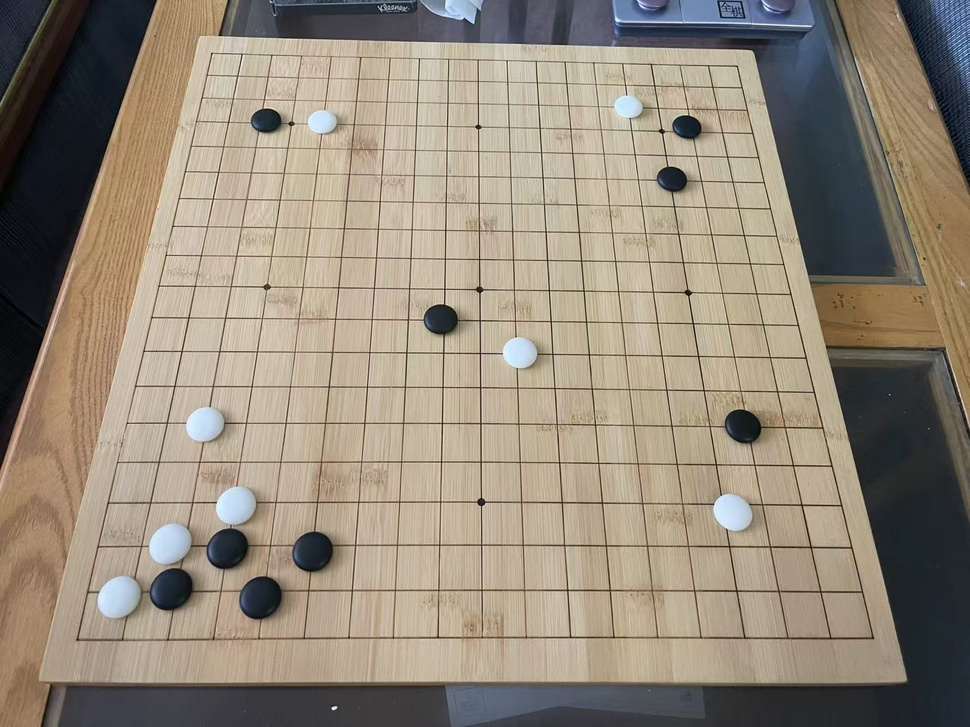
#> input picture data/raw/Homeboard4.jpg, 970 x 727 px, shrunk from 1702 x 1276 before the run
$ python ToushiTest3.py
#> lines starting #> are read from the running program, lines starting #| are printed output that depends on the picture; after the words box and inside, x2 and y2 are one past the last pixel; in counts of white or black regions, pixels touching at a corner belong together
import cv2
import numpy as np

# [14 lines left out: function line_intersection, not called in this run]

def fix_board_corners_improved(detected_points):
    """
    改进的棋盘角点修复，处理倾斜棋盘的情况
    """
    points = np.array(detected_points)

    print("原始检测点：")
    for i, pt in enumerate(points):
        print(f"  点{i+1}: ({pt[0]}, {pt[1]})")

    # 更智能的角点识别方法
    # 先按x坐标排序，找到最左和最右的点
    sorted_by_x = sorted(points, key=lambda p: p[0])
    leftmost = sorted_by_x[:2]  # 最左边的两个点
    rightmost = sorted_by_x[2:]  # 最右边的两个点

    # 在左边的两个点中，y较小的是左上，y较大的是左下
    if leftmost[0][1] < leftmost[1][1]:
        left_top_partial = leftmost[0]
        left_bottom = leftmost[1]
    else:
        left_top_partial = leftmost[1]
        left_bottom = leftmost[0]

    # 在右边的两个点中，y较小的是右上，y较大的是右下
    if rightmost[0][1] < rightmost[1][1]:
        right_top = rightmost[0]
        right_bottom = rightmost[1]
    else:
        right_top = rightmost[1]
        right_bottom = rightmost[0]

    print("\n识别的角点：")
    print(f"左上角(可能被切): {left_top_partial}")
    print(f"左下角: {left_bottom}")
    print(f"右上角: {right_top}")
    print(f"右下角: {right_bottom}")

    # 判断左上角是否被切掉（x坐标接近0）
    if left_top_partial[0] < 20:  # 如果x坐标很小，说明被左边缘切掉了
        print("\n左上角被切掉，需要计算真实位置")

        # 方法：利用棋盘的平行四边形特性
        # 左边线：从left_bottom延伸到left_top_partial的方向
        left_direction = np.array(left_top_partial) - np.array(left_bottom)

        # 上边线：从right_top延伸，方向应该与下边线平行
        # 下边线方向：从left_bottom到right_bottom
        bottom_direction = np.array(right_bottom) - np.array(left_bottom)

        # 上边线：从right_top开始，沿着与bottom_direction相反的方向
        top_line_start = np.array(right_top) - bottom_direction * 2  # 延长2倍确保相交
        top_line_end = np.array(right_top) + bottom_direction * 0.5

        # 左边线：从left_bottom延伸
        left_line_start = np.array(left_bottom)
        left_line_end = np.array(left_bottom) + left_direction * 2  # 延长

        # 计算两线交点
        left_line = (left_line_start[0], left_line_start[1], left_line_end[0], left_line_end[1])
        top_line = (top_line_start[0], top_line_start[1], top_line_end[0], top_line_end[1])

        true_left_top = line_intersection(left_line, top_line)

        if true_left_top is None:
            print("交点计算失败，使用几何估算")
            # 备用方案：基于平行四边形的向量关系
            # left_top = right_top + (left_bottom - right_bottom)
            true_left_top = np.array(right_top) + (np.array(left_bottom) - np.array(right_bottom))
            true_left_top = tuple(true_left_top)

        print(f"计算的真实左上角: ({true_left_top[0]:.1f}, {true_left_top[1]:.1f})")

    else:
        true_left_top = tuple(left_top_partial)
        print("左上角未被切掉")

    # 验证结果的合理性
    print(f"\n棋盘倾斜分析：")
    print(f"左边高度差: {abs(left_bottom[1] - true_left_top[1]):.1f}")
    print(f"右边高度差: {abs(right_bottom[1] - right_top[1]):.1f}")
    print(f"上边倾斜: {abs(right_top[1] - true_left_top[1]):.1f}")
    print(f"下边倾斜: {abs(right_bottom[1] - left_bottom[1]):.1f}")

    # 返回修正后的四个角点：左上、右上、右下、左下
    corrected_corners = np.array([
        true_left_top,
        right_top,
        right_bottom,
        left_bottom
    ], dtype="float32")

    return corrected_corners

# 读取图像
image_path = "../data/raw/Homeboard4.jpg"
img = cv2.imread(image_path)
#> img is the input picture: shape (727, 970, 3); mean B, G, R 121.8, 137.3, 148.2

if img is None:
    print("没找到照片", image_path)
    exit()

print(f"读取图像: {image_path}")
print(f"图像尺寸: {img.shape[1]} x {img.shape[0]}")
#| 图像尺寸: 970 x 727

cv2.imshow("orginal picture", img)

im_gray = cv2.cvtColor(img, cv2.COLOR_BGR2GRAY)
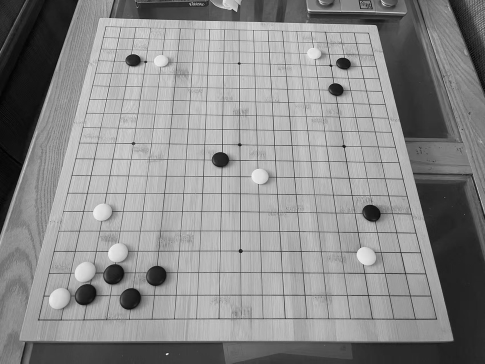
#> im_gray: shape (727, 970) (shown at 1/2 size); min 0, max 253, mean 138.8
im_gray = cv2.GaussianBlur(im_gray, (3,3), 0)
im_edge = cv2.Canny(im_gray, 30, 50)
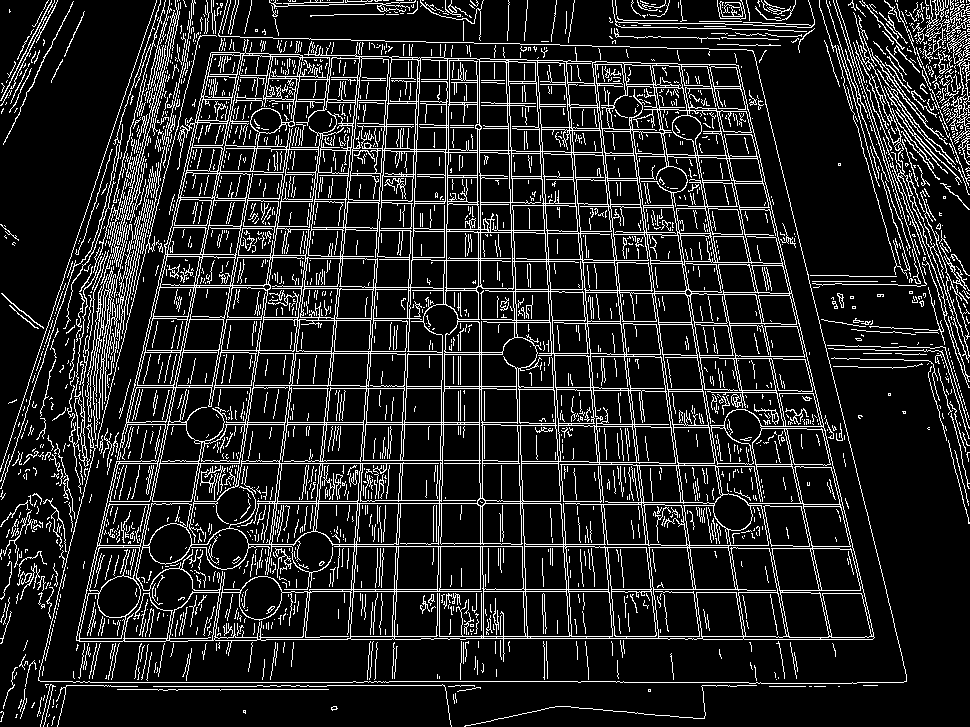
#> im_edge: shape (727, 970); 13.9% white in thin lines or dots
cv2.imshow('Go', im_edge)

contours, hierarchy = cv2.findContours(im_edge, cv2.RETR_EXTERNAL, cv2.CHAIN_APPROX_SIMPLE)
#> contours = 1037 contours, 993 with area under 20; largest, box (x1, y1, x2, y2) and area: (76, 39, 875, 662) 383138, (85, 267, 116, 440) 553, (943, 4, 970, 165) 500, (853, 12, 970, 388) 334, (74, 250, 109, 467) 196
detected_points, area = None, 0
for item in contours:
    hull = cv2.convexHull(item)
    epsilon = 0.1 * cv2.arcLength(hull, True)
    approx = cv2.approxPolyDP(hull, epsilon, True)
    if len(approx) == 4 and cv2.isContourConvex(approx):
        a = cv2.contourArea(approx)
        if a > area:
            area = a
            detected_points = np.reshape(approx, (4, 2))
#> this loop made 1037 passes
#> (epsilon, a, area, detected_points) on passes 152, 305, 669, 823: (1.97, 20.5, 20.5, [[40, 527], [34, 529], [33, 525], [37, 524]]), (2.53, 33.5, 33.5, [[940, 354], [939, 363], [935, 362], [935, 356]]), (9.59, 487.5, 487.5, [[942, 78], [965, 94], [959, 113], [942, 104]]), (252.4, 384334.5, 384334.5, [[738, 65], [872, 639], [76, 640], [211, 52]])
#> after the loop, area = 457003; detected_points = [[906, 681], [38, 680], [227, 0], [753, 51]]

if detected_points is None:
    print('在图像文件中找不到棋盘！')
    exit()

print('='*50)
print('原始检测到的四个点：')
for i, pt in enumerate(detected_points):
    print(f'  点{i+1}: ({pt[0]},{pt[1]})')
#> this loop made 4 passes
#> (printed output is left out)

# 使用改进的角点修复方法
rect = fix_board_corners_improved(detected_points)
#> the loop in fix_board_corners_improved, `for i, pt in enumerate(points):` made 4 passes
#> (printed output is left out)
#> in fix_board_corners_improved, `sorted_by_x = sorted(points, key=lambda p: p[0])`: sorted_by_x = [[38, 680], [227, 0], [753, 51], [906, 681]]
#> in fix_board_corners_improved, `leftmost = sorted_by_x[:2]`: leftmost = [[38, 680], [227, 0]]
#> in fix_board_corners_improved, `rightmost = sorted_by_x[2:]`: rightmost = [[753, 51], [906, 681]]
#> in fix_board_corners_improved, `left_top_partial = leftmost[1]`: left_top_partial = [227, 0]
#> in fix_board_corners_improved, `left_bottom = leftmost[0]`: left_bottom = [38, 680]
#> in fix_board_corners_improved, `right_top = rightmost[0]`: right_top = [753, 51]
#> in fix_board_corners_improved, `right_bottom = rightmost[1]`: right_bottom = [906, 681]
#| 左上角(可能被切): [227   0]
#| 左下角: [ 38 680]
#| 右上角: [753  51]
#| 右下角: [906 681]
#> in fix_board_corners_improved, `true_left_top = tuple(left_top_partial)`: true_left_top = (227, 0)
#| 左边高度差: 680.0
#| 右边高度差: 630.0
#| 上边倾斜: 51.0
#| 下边倾斜: 1.0
#> in fix_board_corners_improved, `corrected_corners = np.array([ true_left_top, right_top, right_bottom,..`: corrected_corners = [[227, 0], [753, 51], [906, 681], [38, 680]]
#> rect = [[227, 0], [753, 51], [906, 681], [38, 680]]

print('='*50)
print('修复后的棋盘坐标：')
print(f'  左上角：({rect[0][0]:.1f},{rect[0][1]:.1f})')
#|   左上角：(227.0,0.0)
print(f'  右上角：({rect[1][0]:.1f},{rect[1][1]:.1f})')
#|   右上角：(753.0,51.0)
print(f'  右下角：({rect[2][0]:.1f},{rect[2][1]:.1f})')
#|   右下角：(906.0,681.0)
print(f'  左下角：({rect[3][0]:.1f},{rect[3][1]:.1f})')
#|   左下角：(38.0,680.0)

# 在原图上标记角点
im = np.copy(img)
colors = [(0,0,255), (0,255,0), (255,0,0), (255,255,0)]  # 红绿蓝黄
labels = ['LT', 'RT', 'RB', 'LB']

for i, (p, color, label) in enumerate(zip(rect, colors, labels)):
    x, y = int(p[0]), int(p[1])
    cv2.circle(im, (x, y), 15, color, -1)
    cv2.putText(im, label, (x+20, y-20), cv2.FONT_HERSHEY_SIMPLEX, 1.5, color, 3)
#> this loop made 4 passes
#> (color, label, x, y) on passes 1 to 4: ((0, 0, 255), 'LT', 227, 0), ((0, 255, 0), 'RT', 753, 51), ((255, 0, 0), 'RB', 906, 681), ((255, 255, 0), 'LB', 38, 680)
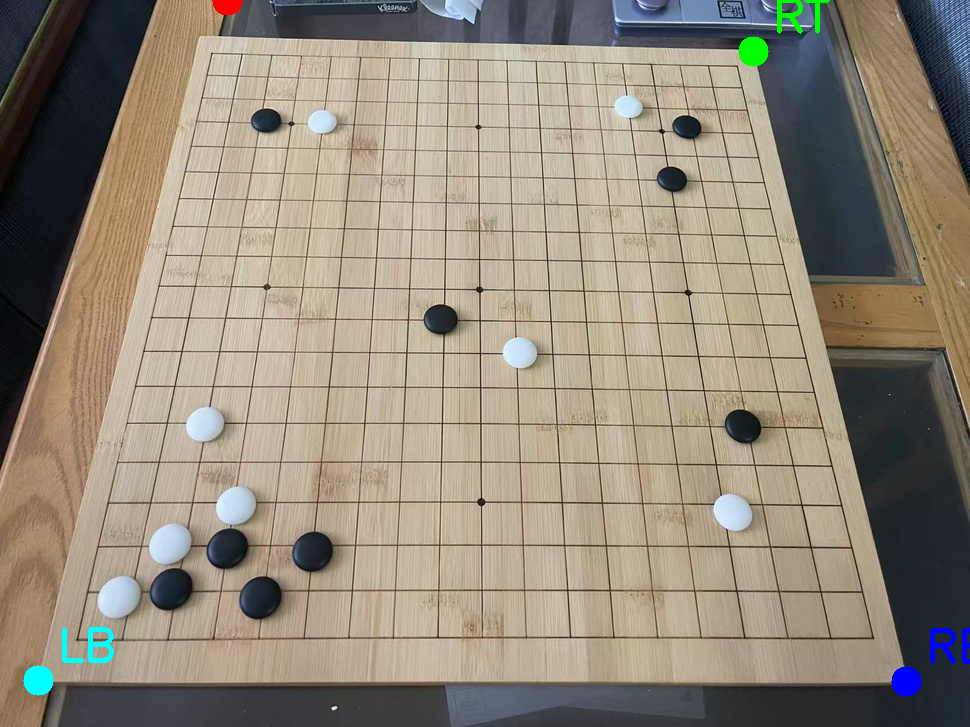
#> im: shape (727, 970, 3); 0.66% of pixels changed, all inside (x1, y1, x2, y2) = (23, 0, 970, 697)

# 如果左上角在图像外，画箭头指示
if rect[0][0] < 0:
    arrow_y = int(rect[0][1])
    cv2.arrowedLine(im, (50, arrow_y), (10, arrow_y), (0,0,255), 5)
    cv2.putText(im, f'Real LT({rect[0][0]:.0f},{rect[0][1]:.0f})',
                (60, arrow_y-20), cv2.FONT_HERSHEY_SIMPLEX, 1, (0,0,255), 2)

cv2.imshow('detected corners', im)

# 设置透视变换
output_size = 1000
margin = 50

# 目标坐标：左上、右上、右下、左下
pts1 = np.float32([
    [margin, margin],                    # 左上角
    [output_size - margin, margin],      # 右上角
    [output_size - margin, output_size - margin],  # 右下角
    [margin, output_size - margin]       # 左下角
])

pts2 = rect
#> pts2 = [[227, 0], [753, 51], [906, 681], [38, 680]]

print("="*50)
print("透视变换映射:")
labels = ['左上', '右上', '右下', '左下']
for i in range(4):
    print(f"  {labels[i]}: ({pts2[i][0]:.1f},{pts2[i][1]:.1f}) -> ({pts1[i][0]:.0f},{pts1[i][1]:.0f})")
#> this loop made 4 passes
#|   左上: (227.0,0.0) -> (50,50)
#|   右上: (753.0,51.0) -> (950,50)
#|   右下: (906.0,681.0) -> (950,950)
#|   左下: (38.0,680.0) -> (50,950)

# 生成透视变换矩阵
m = cv2.getPerspectiveTransform(pts2, pts1)
#> m = [[1.45, 0.452, -282.6], [-0.212, 2.11, 95.52], [-0.000221, 0.000902, 1]]

# 执行透视变换
board_gray = cv2.warpPerspective(im_gray, m, (output_size, output_size))
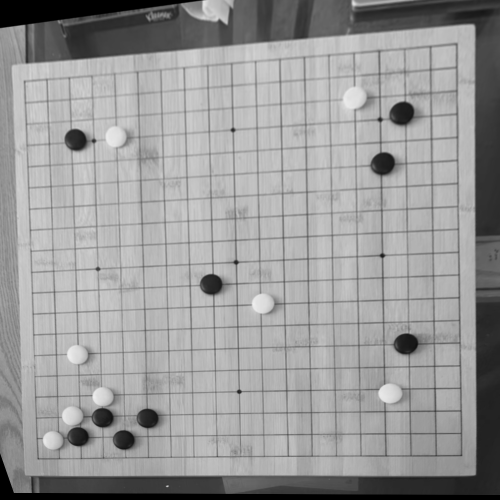
#> board_gray: shape (1000, 1000) (shown at 1/2 size); min 0, max 240, mean 152.5
board_bgr = cv2.warpPerspective(img, m, (output_size, output_size))
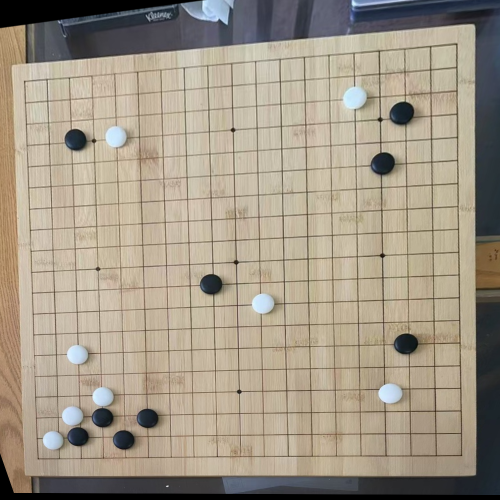
#> board_bgr: shape (1000, 1000, 3) (shown at 1/2 size); mean B, G, R 134.5, 151.2, 161.8

cv2.imshow('transformed board', board_gray)
cv2.imshow('transformed board color', board_bgr)

# 保存结果
cv2.imwrite('transformed_board.jpg', board_bgr)
print("变换后的棋盘已保存为 transformed_board.jpg")

print("\n按任意键继续...")
cv2.waitKey(0)
cv2.destroyAllWindows()

$ run again, with data/raw/Homeboard2.jpg copied over data/raw/Homeboard4.jpg
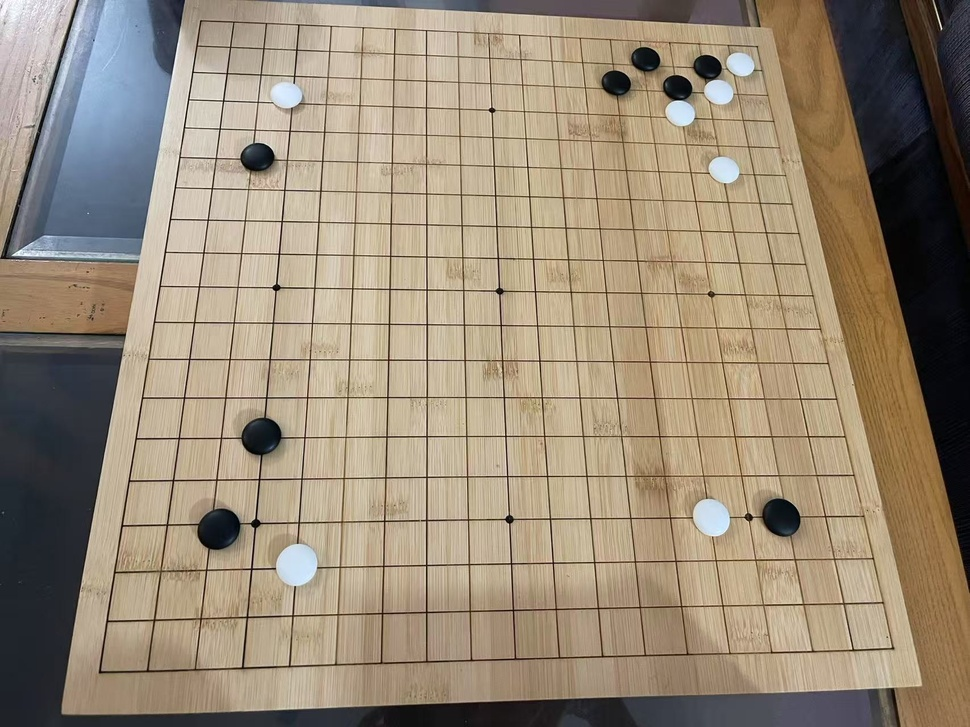
#> input picture data/raw/Homeboard2.jpg, 970 x 727 px, shrunk from 1707 x 1280 before the run
#> img is the input picture: shape (727, 970, 3); mean B, G, R 119.2, 139.1, 153.5
#| 图像尺寸: 970 x 727
#> `im_edge = cv2.Canny(im_gray, 30, 50)`:
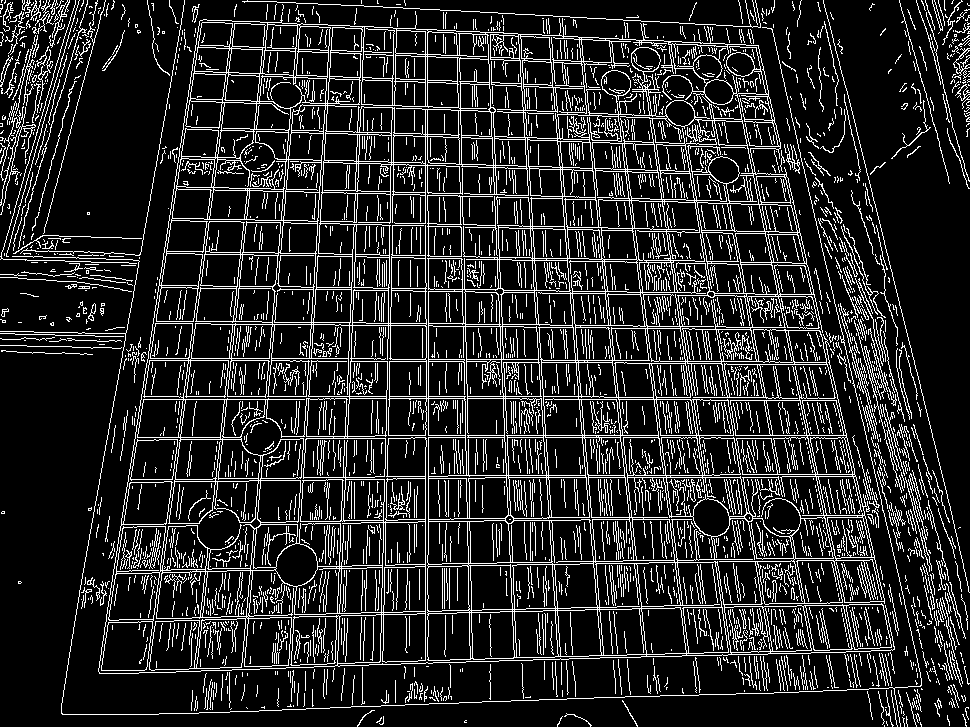
#> im_edge: shape (727, 970); 15.2% white in thin lines or dots
#> contours = 991 contours, 962 with area under 20; largest, box (x1, y1, x2, y2) and area: (98, 11, 895, 674) 418743, (49, 0, 70, 48) 90, (854, 320, 886, 440) 80, (0, 55, 13, 87) 78, (953, 48, 970, 80) 74
#> the loop `for item in contours:` made 991 passes
#> (epsilon, a, area, detected_points) on passes 299, 303, 500, 854: (2.05, 22.5, 22.5, [[776, 564], [776, 569], [771, 570], [771, 566]]), (3.27, 60, 60, [[790, 563], [794, 571], [790, 575], [784, 569]]), (4.97, 137.5, 137.5, [[813, 320], [803, 325], [796, 311], [809, 312]]), (281.6, 463867.5, 463867.5, [[921, 685], [62, 714], [12, 256], [771, 28]])
#> after the loop `for item in contours:`: area = 463867.5
#> the loop `for i, pt in enumerate(detected_points):` made 4 passes
#> pt on passes 1 to 4: [921, 685], [62, 714], [12, 256], [771, 28]
#> (printed output is left out)
#> points = [[921, 685], [62, 714], [12, 256], [771, 28]]
#> the loop in fix_board_corners_improved, `for i, pt in enumerate(points):` made 4 passes
#> (printed output is left out)
#> sorted_by_x = [[12, 256], [62, 714], [771, 28], [921, 685]]
#> leftmost = [[12, 256], [62, 714]]
#> rightmost = [[771, 28], [921, 685]]
#> left_top_partial = [12, 256]
#> left_bottom = [62, 714]
#> right_top = [771, 28]
#> right_bottom = [921, 685]
#| 左上角(可能被切): [ 12 256]
#| 左下角: [ 62 714]
#| 右上角: [771  28]
#| 右下角: [921 685]
#> left_direction = [-50, -458]
#> bottom_direction = [859, -29]
#> top_line_start = [-947, 86]
#> top_line_end = [1200.5, 13.5]
#> left_line_start = [62, 714]
#> left_line_end = [-38, -202]
#> left_line = (62, 714, -38, -202)
#> top_line = (-947, 86, 1200.5, 13.5)
#> x1 = 62; y1 = 714; x2 = -38; y2 = -202
#> x3 = -947; y3 = 86; x4 = 1200.5; y4 = 13.5
#> denom = 1974360
#> t = 0.72
#> in line_intersection, `x = x1 + t*(x2-x1)`: x = -10.01
#> in line_intersection, `y = y1 + t*(y2-y1)`: y = 54.37
#> true_left_top = (-10.01, 54.37)
#| 计算的真实左上角: (-10.0, 54.4)
#| 左边高度差: 659.6
#| 右边高度差: 657.0
#| 上边倾斜: 26.4
#| 下边倾斜: 29.0
#> corrected_corners = [[-10.01, 54.37], [771, 28], [921, 685], [62, 714]]
#> rect has the same summary as corrected_corners in fix_board_corners_improved
#|   左上角：(-10.0,54.4)
#|   右上角：(771.0,28.0)
#|   右下角：(921.0,685.0)
#|   左下角：(62.0,714.0)
#> the loop `for i, (p, color, label) in enumerate(zip(rect, colors, labels)):` made 4 passes
#> (color, label, x, y) on passes 2 to 4: ((0, 255, 0), 'RT', 771, 28), ((255, 0, 0), 'RB', 921, 685), ((255, 255, 0), 'LB', 62, 714)
#> arrow_y = 54
#> pts2 has the same summary as corrected_corners in fix_board_corners_improved
#> the loop `for i in range(4):` made 4 passes
#|   左上: (-10.0,54.4) -> (50,50)
#|   右上: (771.0,28.0) -> (950,50)
#|   右下: (921.0,685.0) -> (950,950)
#|   左下: (62.0,714.0) -> (50,950)
#> m = [[1.16, -0.119, 68.46], [0.0511, 1.52, -31.44], [5.13e-06, 0.000152, 1]]
#> `board_bgr = cv2.warpPerspective(img, m, (output_size, output_size))`:
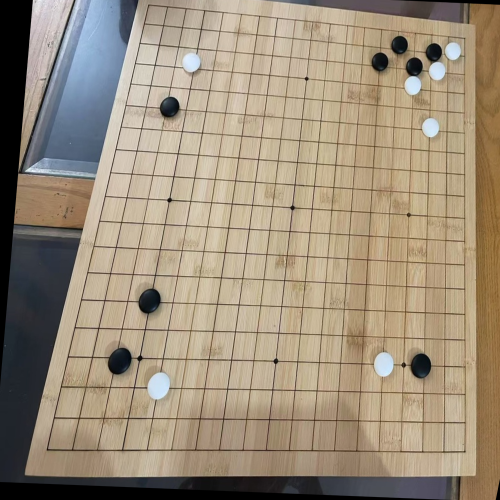
#> board_bgr: shape (1000, 1000, 3) (shown at 1/2 size); mean B, G, R 122.2, 142.5, 156.7
